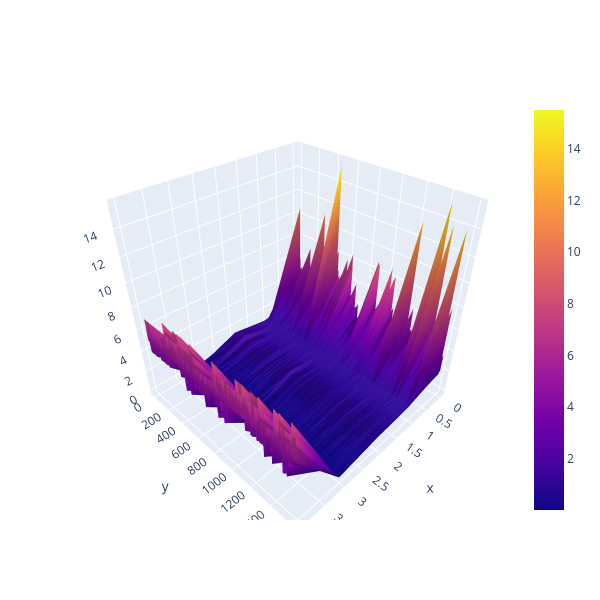

Notebook cell for this chart:
### Code cell
data = df[["residual_sugar", "density", "sulphates", "chlorides", "quality"]]

fig = go.Figure(data = [go.Surface(z = data.values)])
fig.update_layout(autosize = True, width = 600, height = 600)

fig.show()

### Figure 1 — Plotly figure (JSON) as saved in the notebook; plotly's stock layout.template omitted (floating-point values rounded to 4 significant figures; data arrays with more than 128 entries replaced by an {"elided": "..."} marker saying what was removed)
{"data": [{"type": "surface", "z": {"elided": "1599x5 float values"}}], "layout": {"autosize": true, "height": 600, "width": 600}}
